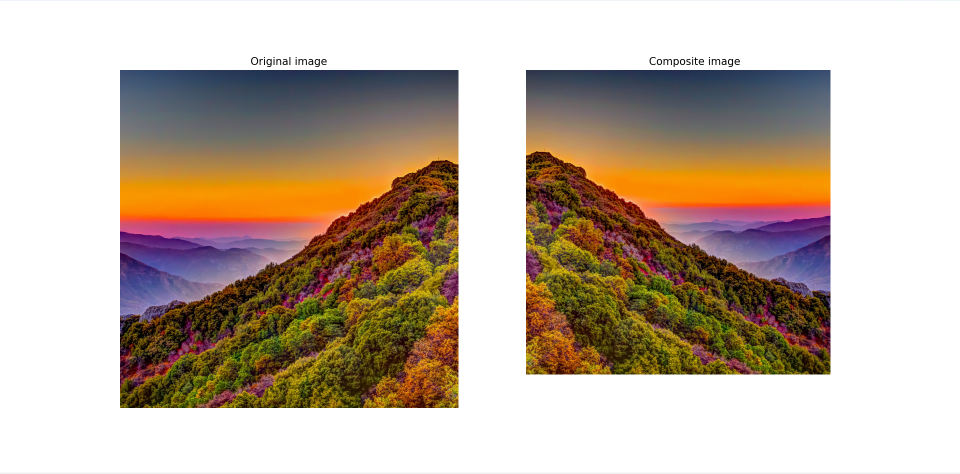
#> input picture Composite Image.png, 1920 x 947 px (shown at 1/2 size)
$ python 'Image processing.py'
#> lines starting #> are read from the running program, lines starting #| are printed output that depends on the picture
import numpy as np
from PIL import Image
import matplotlib.pyplot as plt
import cv2

def img_input():
    print('Enter the name of the image (extension included): ')
    img_name = input()
#> the answer given: Composite Image.png

    return img_name
def reflect(img, direction):
    img_arr=np.array(img)
    if direction == 1:
        horizontal=img_arr[:, ::-1, :]
        return horizontal

    elif direction == 2:
        vertical= img_arr[::-1]
        return vertical

def translate(img, x, y):
    img = np.array(img)
    h, w, _ = img.shape
    translation= np.full((h + abs(y), w + abs(x), 3),255, dtype=np.uint8)

    for i in range(h):
        for j in range(w):
            a = np.dot([[1, 0, x], [0, 1, y]], [[j], [i], [1]])
            new_i = int(a[1][0])
            new_j = int(a[0][0])
            if 0 <= new_i < h + abs(y) and 0 <= new_j < w + abs(x):
                translation[new_i, new_j, :] = img[i, j, :]

    return translation

def scaling(img,c):
    img = np.array(img)
    h, w, _ = img.shape

    new_width = int(w*c)
    new_height = int(h*c)
    result = cv2.resize(img
                        , (new_width, new_height))

    return result
def rotation(img):
    angle=float(input("Enter rotation angle : "))
    img_arr = np.array(img)
    rows, cols = img_arr.shape[:2]
    rotation_m = cv2.getRotationMatrix2D((cols / 2, rows / 2), angle, 1)
    img_rotation = cv2.warpAffine(img_arr, rotation_m, (cols, rows),borderValue=(255, 255, 255))

    return img_rotation

def composite(img, direction, c):
    reflected_img = reflect(img, direction)
    transformed_img = scaling(reflected_img,c)
    return transformed_img


def display(original_img, result_img,z,proc):
    w=15
    h=10
    original_imgarr = np.array(original_img)
    _, pics = plt.subplots(1, 2, figsize=(w,h))

    pics[0].axis("off")
    pics[0].set_title("Original image")
    pics[0].imshow(original_img)

    pics[1].axis("off")
    pics[1].set_title(f"{proc} image")
    pics[1].imshow(result_img)

    if z==1:
        pics[1].set_xlim(0, original_imgarr.shape[1])
        pics[1].set_ylim(original_imgarr.shape[0], 0)

    plt.show()

def menu():
    print("-----------------Menu-----------------")
    print("1. Reflect Image (vertically and horizontally)")
    print("2. Translate Image")
    print("3. Scale Image")
    print("4. Rotate Image")
    print("5. Composite Image")
    print("0. Exit Menu")

    print("Enter your choice: ")
    choice = int(input())

    while choice < 0 or choice > 6 :
        print("Enter correct choice :")
        choice = int(input())

    return choice

def main():
    z=1
    img_name = img_input()

    img = Image.open(img_name)
#> img is the input picture: PIL image 1920x947 RGBA; mean R, G, B, A 194.6, 179.1, 163.9, 255
    img_arr = np.array(img)
    while z:


        choice = menu()
        if choice == 1 or choice == 5:
            print("1. Horizontal Reflection")
            print("2. Vertical Reflection")
            direction=int(input())
            while direction < 1 or direction >2:
                direction=int(input("Enter a correct choice : "))
        if choice == 6:
            print
        match choice:

            case 1:
                if direction == 1:
                    proc='Horizontally Reflected'
                else :
                    proc='Vertically Reflected'
                display(img, reflect(img,direction),0,proc)

            case 2:
                proc='Translated'
                x=int(input("Enter translation value in x direction : "))
                y=int(input("Enter translation value in y direction : "))
                display(img,translate(img,x,y),1,proc)

            case 3:
                c = float(input("Enter scaling factor :"))
                while c <= 0:
                    c = float(input("Enter scaling factor greater than 0 :"))
                if c<1:
                    proc = 'Scaled Down'
                else:
                    proc='Scaled Up'
                display(img,scaling(img,c),0,proc)

            case 4:
                proc='Rotated'
                display(img,rotation(img),0,proc)

            case 5:
                proc='Composite'
                c = float(input("Enter scaling factor :"))
                while c <= 0:
                    c = float(input("Enter scaling factor greater than 0 :"))
                display(img,composite(img,direction,c),1,proc)

        choice_2=int(input("Do you want another transformation?\n1. Yes\n2. No\n "))

        while choice_2 < 1 or choice_2 >2 :
            choice_2=int(input("Enter correct value: "))
        if choice_2==2:
            z=0
        else:
            z=1
#> this loop made 2 passes; the answer given on pass 1: 1
#> pass 1, in display, `plt.show()`:
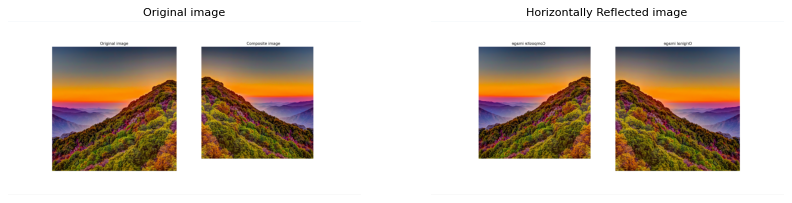
#> figure drawn by matplotlib, 2 panels

if __name__ == '__main__':
#> (the run stopped early here; a loop or call above may not have finished)

$ run again, on Positive Angle Rotation Image.png
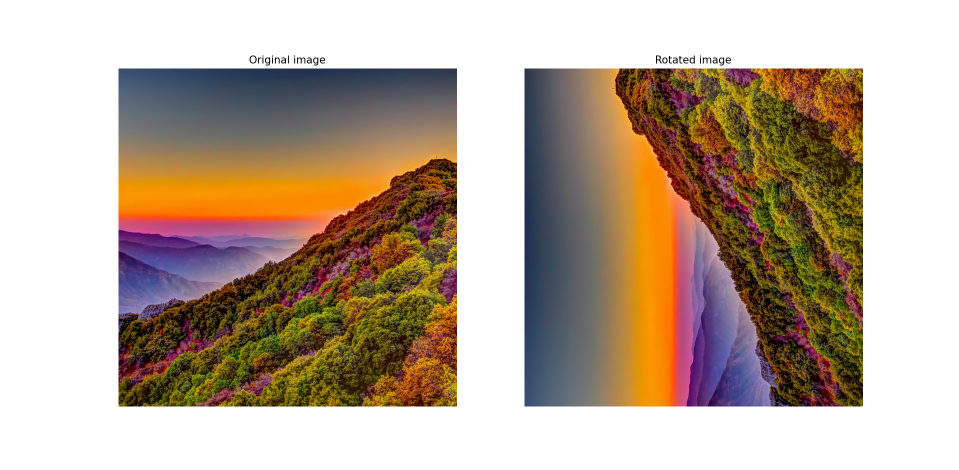
#> input picture Positive Angle Rotation Image.png, 1917 x 940 px (shown at 1/2 size)
#> in main, img is the input picture: PIL image 1917x940 RGBA; mean R, G, B, A 187.8, 170.5, 153.6, 255
#> the loop in main, `while z:  ` made 2 passes; the answer given on pass 1: 1
#> pass 1, in display, `plt.show()`:
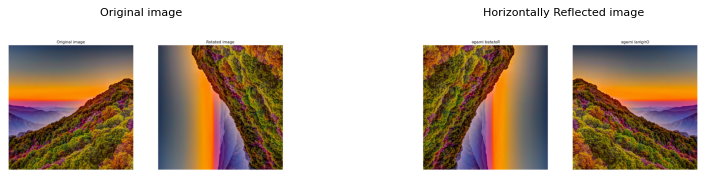
#> figure drawn by matplotlib, 2 panels
